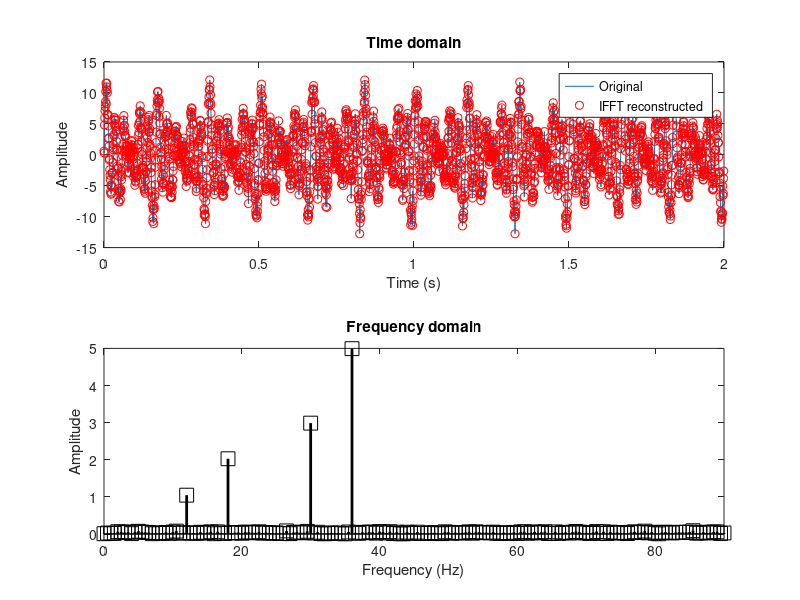

Write the MATLAB code that produced this figure. (Note: this script raises an error after producing the figure.)

clc;
clear all;

%% Generate a multispectral noisy signal

% simulation parameters
Srate = 1234; % in Hz
npnts = Srate*2;
time = (0:npnts-1)/Srate;
% frequencies to include
frex = [ 12, 18, 30];
signal = zeros (size(time));
% loop over frequencies to create signal
for fi = 1:length(frex)
    signal = signal + fi*sin(2*pi*frex(fi)*time);
end

signal = signal +5 * sin(2*pi*36*time);
% add some noise 
signal = signal + randn(size(signal));

%amplitude spectrum via Fourier Transform
signalX = fft(signal);
signalAmp = 2*abs(signalX)/npnts;
% vector of frequencies in Hz
hz = linspace(0,Srate/2, floor(npnts/2)+1);

%% plots

figure(1), clf
subplot(211);
plot(time, signal)
zoom on;
xlabel('Time (s)'), ylabel('Amplitude')
title('Time domain')
subplot(212)
stem(hz,signalAmp(1:length(hz)), "ks", "linew", 2, "markersize",10);
set(gca, "xlim", [0 max(frex)*3])
xlabel('Frequency (Hz)'), ylabel('Amplitude')
title('Frequency domain')
subplot(211), hold on;
plot(time, ifft(signalX), "ro")
legend({'Original';'IFFT reconstructed'})
%%
% Example with Iran Real data
search = load ("Data\SignalProcessingIran.mat");
searchdata = (search.signalProcessingIran)';
N = length(searchdata);

searchpow = abs(fft(searchdata));
hz = linspace(0,52,N);

figure(2), clf
subplot(211)
plot(searchdata,'ko-','markerfacecolor','m','linew',1)
xlabel('Time (weeks)'), ylabel('Search volume')

subplot(212)
plot(hz,searchpow,'ms-','markerfacecolor','k','linew',1)
xlabel('Frequency (norm.)'), ylabel('Search power')
set(gca,'xlim',[0 12])
